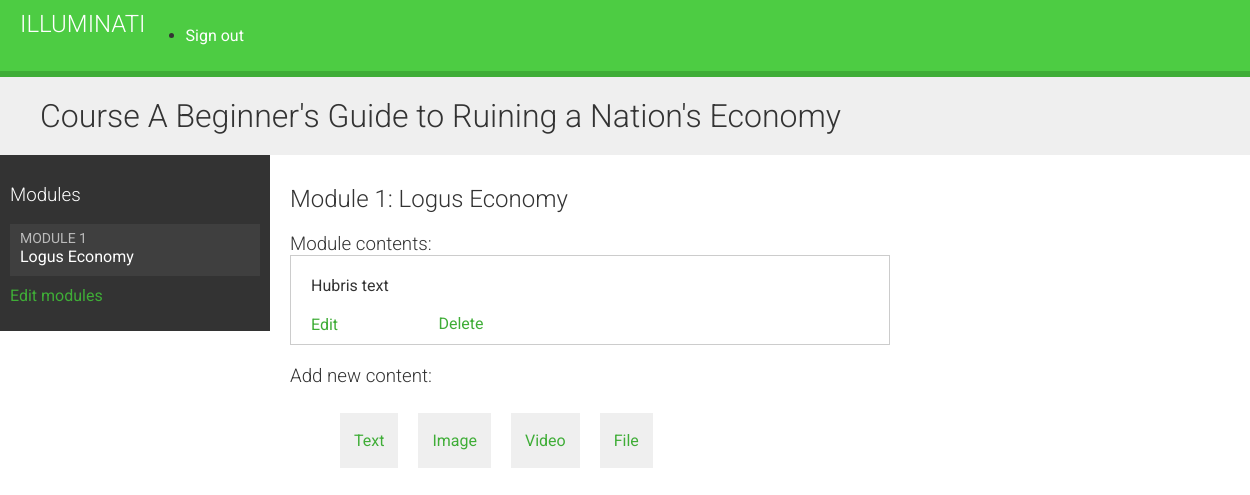
The app's page /courses/module/10/ (signed in) with its own data.
### courses/models.py (models this page shows, shortened)
class Course(models.Model):
    owner = models.ForeignKey(User, related_name='courses_created',
                              on_delete=models.CASCADE)
    subject = models.ForeignKey(Subject, related_name='courses',
                                on_delete=models.CASCADE)
    title = models.CharField(max_length=200)
    slug = models.SlugField(max_length=200, unique=True)
    overview = models.TextField()
    created = models.DateTimeField(auto_now_add=True)

class Module(models.Model):
    course = models.ForeignKey(Course, related_name='modules',
                               on_delete=models.CASCADE)
    title = models.CharField(max_length=200)
    description = models.TextField(blank=True)
    order = OrderField(blank=True, for_fields=['course'])
    class Meta:
        ordering = ['order']

class Content(models.Model):
    module = models.ForeignKey(Module, related_name='contents',
                               on_delete=models.CASCADE)
    content_type = models.ForeignKey(ContentType,
                                     on_delete=models.CASCADE,
                                     limit_choices_to={'model__in':(
                                         'text', 'video',
                                         'image', 'file')})
    object_id = models.PositiveBigIntegerField()
    item = GenericForeignKey('content_type', 'object_id')
    order = OrderField(blank=True, for_fields=['module'])
    class Meta:
        ordering = ['order']

class ItemBase(models.Model):
    owner = models.ForeignKey(User, related_name='%(class)s_related',
                              on_delete=models.CASCADE)
    title = models.CharField(max_length=250)
    created = models.DateTimeField(auto_now_add=True)
    updated = models.DateTimeField(auto_now=True)
    class Meta:
        abstract = True
    def __str__(self):
        return self.title

class Text(ItemBase):
    content = models.TextField()

### courses/views.py (the view)
class ModuleContentListView(TemplateResponseMixin, View):
    template_name = 'courses/manage/module/content_list.html'
    def get(self, request, module_id):
        module = get_object_or_404(Module,
                                   id=module_id,
                                   course__owner=request.user)
        return self.render_to_response({'module': module})

### courses/templatetags/course.py (called while the page is built)
@register.filter
def model_name(obj):
    try:
        return obj._meta.model_name
    except AttributeError:
        return None

### templates/courses/manage/module/content_list.html (shortened to what this page needs)
{% extends "base.html" %}
{% load course %}
{% block content %}
    {% with course=module.course %}
        <h1>Course {{ course.title }}</h1>
        <div class="contents">
            <h3>Modules</h3>
            <ul id="modules">
                {% for m in course.modules.all %}
                    <li data-id="{{ m.id }}" {% if m == module %}
                    class="selected" {% endif %}>
                        <a href="{% url 'module_content_list' m.id %}">
                            <span>
                                Module <span class="order">{{ m.order|add:1 }}</span>
                            </span>
                            <br>
                            {{m.title}}
                        </a>
                </li>
                {% empty %}
                    <li>No modules yet.</li>
                {% endfor %}
            </ul>
            <p>
                <a href="{% url 'course_module_update' course.id %}">
                    Edit modules
                </a>
            </p>
        </div>
        <div class="module">
            <h2>
                Module {{ module.order|add:1 }}: {{ module.title }}
            </h2>
            <h3>Module contents:</h3>
            <div id="module-contents">
                {% for content in module.contents.all %}
                    <div data-id="{{ content.id }}">
                        {% with item=content.item %}
                            <p>{{ item }} {{ item|model_name }}</p>
                            <a href="{% url 'module_content_update' module.id item|model_name item.id %}">
                                Edit
                            </a>
                            <form action="{% url "module_content_delete" content.id %}"
                            method="post">
                                <input type="submit" value="Delete">
                            </form>
                        {% endwith %}
                    </div>
                {% empty %}
                    <p>This module has no contents yet.</p>
                {% endfor %}
            </div>
            <h3>Add new content:</h3>
            <ul class="content-types">
                <li>
                    <a href="{% url 'module_content_create' module.id "text" %}">
                        Text
                    </a>
                </li>
                <li>
                    <a href="{% url 'module_content_create' module.id "image" %}">
                        Image
                    </a>
                </li>
                <li>
                    <a href="{% url 'module_content_create' module.id "video" %}">
                        Video
                    </a>
                </li>
                <li>
                    <a href="{% url 'module_content_create' module.id "file" %}">
                        File
                    </a>
                </li>
            </ul>
        </div>
    {% endwith %}
{% endblock %}

### static/css/base.css (style rules this page uses)
body { margin:0; font-family:'Roboto', sans-serif; font-weight:400; color:#333; }
a { color:#3fad37; text-decoration:none; }
ul { float:left; }
h1, h2, h3, h4, h5, h6 { font-family:'Roboto', sans-serif; font-weight:300; }
h1 { background:#efefef; width:100%; overflow:auto; padding:20px 0 20px 40px; margin:0; }
.module { padding:10px 20px; float:left; width:600px; }
.module h3 { margin:20px 0 0; padding:0; width:100%; }
.module p { margin:10px 0 20px; width:100%; float:left; }
.contents { width:20%; padding:10px; float:left; background:#333; color: #fff; font-family:'Roboto', sans-serif; }
.contents ul { list-style:none; margin:0; padding:0; width:100%; }
.contents ul li { margin:0 0 10px 0; padding:4px 10px 10px; overflow:auto; cursor:move; }
.contents ul li.selected { background:#3f3f3f; }
.contents ul span { text-transform:uppercase; color:#bbb; font-size:14px; }
.contents ul a { display:block; color:#fff; text-decoration:none; }
ul.content-types li { list-style:none; float:left; margin:10px; background:#efefef; padding:18px 14px; }
input, select, textarea { border:1px solid #ccc; border-bottom:3px solid #ccc; padding:8px 12px; font-size:16px; font-family:'Roboto', sans-serif; float:left; clear:both; width:300px; }
input[type=submit], a.button { border-radius:5px; background:#4dcc43; color:#fff; font-size:16px; text-transform:uppercase; border:none; padding:10px 20px; margin:20px 0; }
#module-contents div { padding:10px 20px; border:1px solid #ccc; background:#fff }
#module-contents form { margin: 0; padding: 0; }
#module-contents input[type=submit] { color:#3fad37; background:none; margin:-20px 0 0; padding:0; float:left; text-transform:none; }

### records on screen
Course: title "A Beginner's Guide to Ruining a Nation's Economy"
Module: order|add "1", title "Logus Economy"
Content: item "Hubris", item|model_name "text"
